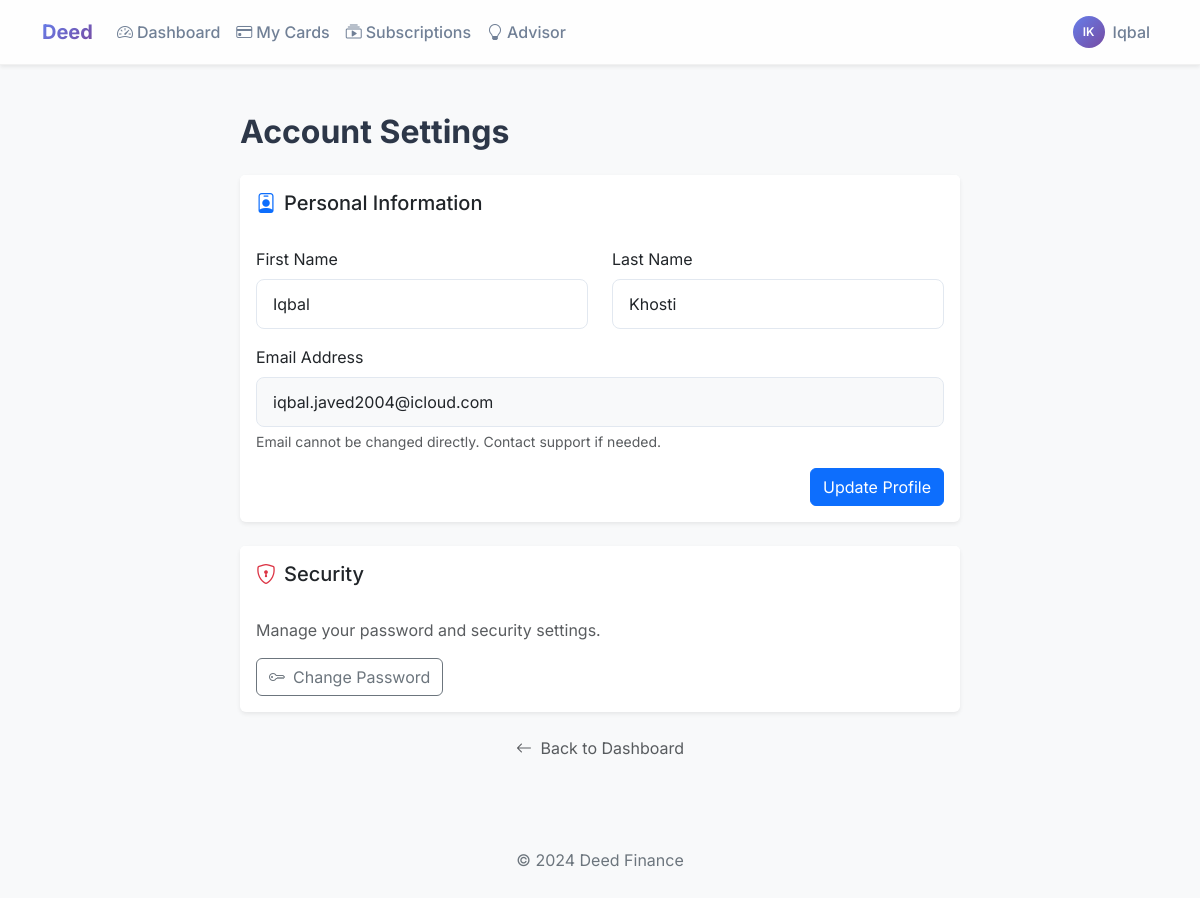
Screenshot of /profile (signed in) with the database file from the repository.
### models.py (models this page shows)
class Client(Base, UserMixin):
    __tablename__ = "Client"
    id = Column(Integer, primary_key=True)
    first_name = Column(String(100))
    surname = Column(String(100))
    email = Column(String(100), unique=True)
    password = Column(String(200))
    created_at = Column(DateTime, default=datetime.utcnow)
    is_verified = Column(Boolean, default=False)
    verification_code = Column(String(6), nullable=True)
    code_expires_at = Column(DateTime, nullable=True)
    user_cards = relationship("UserCard", back_populates="client", cascade="all, delete-orphan")
    user_subscriptions = relationship("UserSubscription", back_populates="client", cascade="all, delete-orphan")

### app.py (the view, shortened to what this page needs)
@app.route("/profile", methods=["GET", "POST"])
@login_required
def profile():
    form = EditProfileForm()
    if request.method == 'GET':
        form.first_name.data = current_user.first_name
        form.surname.data = current_user.surname
    return render_template("profile.html", form=form)

### forms.py
class EditProfileForm(FlaskForm):
    first_name = StringField(
        "First Name",
        validators=[DataRequired(), Length(min=2, max=100)]
    )
    surname = StringField(
        "Last Name",
        validators=[DataRequired(), Length(min=2, max=100)]
    )
    submit = SubmitField("Update Profile")

### app.py (called while the page is built)
@login_manager.user_loader
def load_user(user_id):
    with Session() as session:
        user = session.get(Client, int(user_id))
        if user:
            session.expunge(user)
        return user

### templates/profile.html (shortened to what this page needs)
{% extends "base.html" %}
{% block content %}
<div class="container py-4 animate-fade-in">
    <div class="row justify-content-center">
        <div class="col-lg-8">
            <h1 class="h2 fw-bold mb-4">Account Settings</h1>
            <div class="card border-0 shadow-sm mb-4">
                <div class="card-header bg-white border-0 py-3">
                    <h5 class="mb-0"><i class="bi bi-person-badge me-2 text-primary"></i>Personal Information</h5>
                </div>
                <div class="card-body">
                    <form method="POST" action="{{ url_for('profile') }}">
                        <div class="row mb-3">
                            <div class="col-md-6">
                                <label class="form-label">First Name</label>
                                {{ form.first_name(class="form-control", placeholder="Enter first name") }}
                            </div>
                            <div class="col-md-6">
                                <label class="form-label">Last Name</label>
                                {{ form.surname(class="form-control", placeholder="Enter last name") }}
                            </div>
                        </div>
                        <div class="mb-3">
                            <label class="form-label">Email Address</label>
                            <input type="email" class="form-control bg-light" value="{{ current_user.email }}" disabled
                                readonly>
                            <div class="form-text">Email cannot be changed directly. Contact support if needed.</div>
                        </div>
                        <div class="d-flex justify-content-end">
                            {{ form.submit(class="btn btn-primary") }}
                        </div>
                    </form>
                </div>
            </div>
            <div class="card border-0 shadow-sm">
                <div class="card-header bg-white border-0 py-3">
                    <h5 class="mb-0"><i class="bi bi-shield-lock me-2 text-danger"></i>Security</h5>
                </div>
                <div class="card-body">
                    <p class="text-muted mb-3">Manage your password and security settings.</p>
                    <a href="{{ url_for('change_password') }}" class="btn btn-outline-secondary">
                        <i class="bi bi-key me-2"></i>Change Password
                    </a>
                </div>
            </div>
            <div class="mt-4 text-center">
                <a href="{{ url_for('dashboard') }}" class="text-decoration-none text-muted">
                    <i class="bi bi-arrow-left me-1"></i> Back to Dashboard
                </a>
            </div>
        </div>
    </div>
</div>
{% endblock %}

### templates/navbar.html (shortened to what this page needs)
<nav class="navbar navbar-expand-lg bg-white shadow-sm sticky-top">
  <div class="container">
    <a class="navbar-brand fw-bold" href="{{ url_for('index') }}">
      <span
        style="background: linear-gradient(135deg, #667eea 0%, #764ba2 100%); -webkit-background-clip: text; -webkit-text-fill-color: transparent;">
        Deed
      </span>
    </a>
    <div class="collapse navbar-collapse" id="navbarNav">
      <ul class="navbar-nav me-auto mb-2 mb-lg-0">
        {% if current_user.is_authenticated %}
        <li class="nav-item">
          <a class="nav-link{% if request.endpoint == 'dashboard' %} active{% endif %}"
            href="{{ url_for('dashboard') }}">
            <i class="bi bi-speedometer2 me-1"></i>Dashboard
          </a>
        </li>
        <li class="nav-item">
          <a class="nav-link{% if request.endpoint == 'my_cards' %} active{% endif %}" href="{{ url_for('my_cards') }}">
            <i class="bi bi-credit-card me-1"></i>My Cards
          </a>
        </li>
        <li class="nav-item">
          <a class="nav-link{% if request.endpoint == 'my_subscriptions' %} active{% endif %}"
            href="{{ url_for('my_subscriptions') }}">
            <i class="bi bi-collection-play me-1"></i>Subscriptions
          </a>
        </li>
        <li class="nav-item">
          <a class="nav-link{% if request.endpoint == 'advisor' %} active{% endif %}" href="{{ url_for('advisor') }}">
            <i class="bi bi-lightbulb me-1"></i>Advisor
          </a>
        </li>
        {% else %}
        <li class="nav-item">
          <a class="nav-link{% if request.endpoint == 'index' %} active{% endif %}" href="{{ url_for('index') }}">
            Home
          </a>
        </li>
        {% endif %}
      </ul>
      <ul class="navbar-nav">
        {% if current_user.is_authenticated %}
        <li class="nav-item dropdown">
          <a class="nav-link dropdown-toggle d-flex align-items-center" href="#" role="button" data-bs-toggle="dropdown"
            aria-expanded="false">
            <div class="user-avatar me-2">
              {{ current_user.first_name[0] }}{{ current_user.surname[0] }}
            </div>
            <span class="d-none d-md-inline">{{ current_user.first_name }}</span>
          </a>
        </li>
        {% endif %}
      </ul>
    </div>
  </div>
</nav>

### static/css/style.css (style rules this page uses)
:root { --primary-gradient: linear-gradient(135deg, #667eea 0%, #764ba2 100%); --secondary-gradient: linear-gradient(135deg, #f093fb 0%, #f5576c 100%); --success-gradient: linear-gradient(135deg, #4facfe 0%, #00f2fe 100%); --card-bg: #ffffff; --bg-color: #f8f9fa; --text-main: #2d3748; --text-muted: #718096; --shadow-sm: 0 2px 4px rgba(0,0,0,0.05); --shadow-md: 0 4px 6px rgba(0,0,0,0.07); --shadow-lg: 0 10px 15px rgba(0,0,0,0.1); --shadow-hover: 0 20px 25px -5px rgba(0, 0, 0, 0.1), 0 10px 10px -5px rgba(0, 0, 0, 0.04); }
body { font-family: 'Inter', sans-serif; background-color: var(--bg-color); color: var(--text-main); -webkit-font-smoothing: antialiased; }
.animate-fade-in { animation: fadeInUp 0.6s ease-out forwards; }
.navbar { background: rgba(255, 255, 255, 0.8) !important; backdrop-filter: blur(10px); border-bottom: 1px solid rgba(0,0,0,0.05); }
.nav-link { font-weight: 500; color: var(--text-muted) !important; transition: color 0.2s; }
.form-control { border: 1px solid #e2e8f0; padding: 0.75rem 1rem; border-radius: 0.5rem; }

### templates/navbar.html (style rules this page uses)
.user-avatar { width: 32px; height: 32px; border-radius: 50%; background: linear-gradient(135deg, #667eea 0%, #764ba2 100%); color: white; font-size: 12px; font-weight: 600; display: flex; align-items: center; justify-content: center; text-transform: uppercase; }
.navbar .dropdown-toggle::after { display: none; }

### rows the page displays
Client: first_name "I", surname "K", first_name "Iqbal", surname "Khosti", email "iqbal.javed2004@icloud.com"
